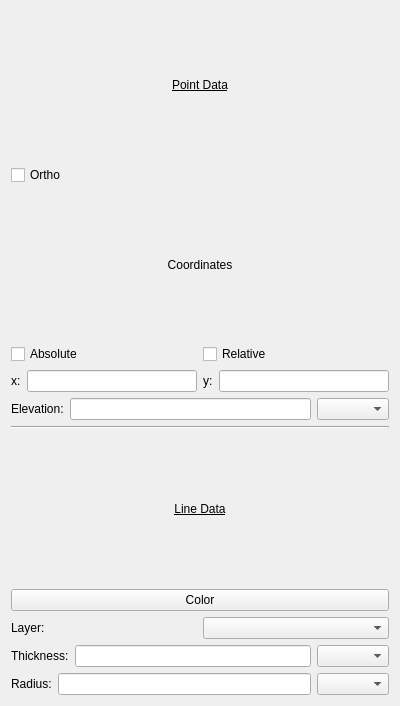
<?xml version="1.0" encoding="UTF-8"?>
<ui version="4.0">
 <class>UilpCircles</class>
 <widget class="QWidget" name="UilpCircles">
  <property name="geometry">
   <rect>
    <x>0</x>
    <y>0</y>
    <width>400</width>
    <height>706</height>
   </rect>
  </property>
  <property name="windowTitle">
   <string>Form</string>
  </property>
  <layout class="QVBoxLayout" name="verticalLayout">
   <item>
    <widget class="QLabel" name="PointData">
     <property name="font">
      <font>
       <underline>true</underline>
      </font>
     </property>
     <property name="text">
      <string>Point Data</string>
     </property>
     <property name="alignment">
      <set>Qt::AlignCenter</set>
     </property>
    </widget>
   </item>
   <item>
    <widget class="QCheckBox" name="OrthoCheckBox">
     <property name="text">
      <string>Ortho</string>
     </property>
    </widget>
   </item>
   <item>
    <widget class="QLabel" name="Coordinates">
     <property name="text">
      <string>Coordinates</string>
     </property>
     <property name="alignment">
      <set>Qt::AlignCenter</set>
     </property>
    </widget>
   </item>
   <item>
    <layout class="QHBoxLayout" name="horizontalLayout">
     <item>
      <widget class="QCheckBox" name="AbsoluteCheckBox">
       <property name="text">
        <string>Absolute</string>
       </property>
      </widget>
     </item>
     <item>
      <widget class="QCheckBox" name="RelativeCheckBox">
       <property name="text">
        <string>Relative</string>
       </property>
      </widget>
     </item>
    </layout>
   </item>
   <item>
    <layout class="QHBoxLayout" name="horizontalLayout_2">
     <item>
      <widget class="QLabel" name="Xlabel">
       <property name="text">
        <string>x:</string>
       </property>
      </widget>
     </item>
     <item>
      <widget class="QLineEdit" name="XLineEdit"/>
     </item>
     <item>
      <widget class="QLabel" name="Ylabel">
       <property name="text">
        <string>y:</string>
       </property>
      </widget>
     </item>
     <item>
      <widget class="QLineEdit" name="YLineEdit"/>
     </item>
    </layout>
   </item>
   <item>
    <layout class="QHBoxLayout" name="horizontalLayout_3">
     <item>
      <widget class="QLabel" name="Elevation">
       <property name="text">
        <string>Elevation:</string>
       </property>
      </widget>
     </item>
     <item>
      <widget class="QLineEdit" name="ElevationLineEdit"/>
     </item>
     <item>
      <widget class="QComboBox" name="ElevationComboBox"/>
     </item>
    </layout>
   </item>
   <item>
    <widget class="Line" name="line">
     <property name="orientation">
      <enum>Qt::Horizontal</enum>
     </property>
    </widget>
   </item>
   <item>
    <widget class="QLabel" name="LineData">
     <property name="font">
      <font>
       <underline>true</underline>
      </font>
     </property>
     <property name="text">
      <string>Line Data</string>
     </property>
     <property name="alignment">
      <set>Qt::AlignCenter</set>
     </property>
    </widget>
   </item>
   <item>
    <widget class="QPushButton" name="Color">
     <property name="text">
      <string>Color</string>
     </property>
    </widget>
   </item>
   <item>
    <layout class="QHBoxLayout" name="horizontalLayout_4">
     <item>
      <widget class="QLabel" name="Layer">
       <property name="text">
        <string>Layer:</string>
       </property>
      </widget>
     </item>
     <item>
      <widget class="QComboBox" name="LayerComboBox"/>
     </item>
    </layout>
   </item>
   <item>
    <layout class="QHBoxLayout" name="horizontalLayout_5">
     <item>
      <widget class="QLabel" name="Thickness">
       <property name="text">
        <string>Thickness:</string>
       </property>
      </widget>
     </item>
     <item>
      <widget class="QLineEdit" name="ThicknessLineEdit"/>
     </item>
     <item>
      <widget class="QComboBox" name="ThicknessComboBox"/>
     </item>
    </layout>
   </item>
   <item>
    <layout class="QHBoxLayout" name="horizontalLayout_6">
     <item>
      <widget class="QLabel" name="Radius">
       <property name="text">
        <string>Radius:</string>
       </property>
      </widget>
     </item>
     <item>
      <widget class="QLineEdit" name="lineEdit"/>
     </item>
     <item>
      <widget class="QComboBox" name="RadiusComboBox"/>
     </item>
    </layout>
   </item>
  </layout>
 </widget>
 <resources/>
 <connections/>
</ui>
